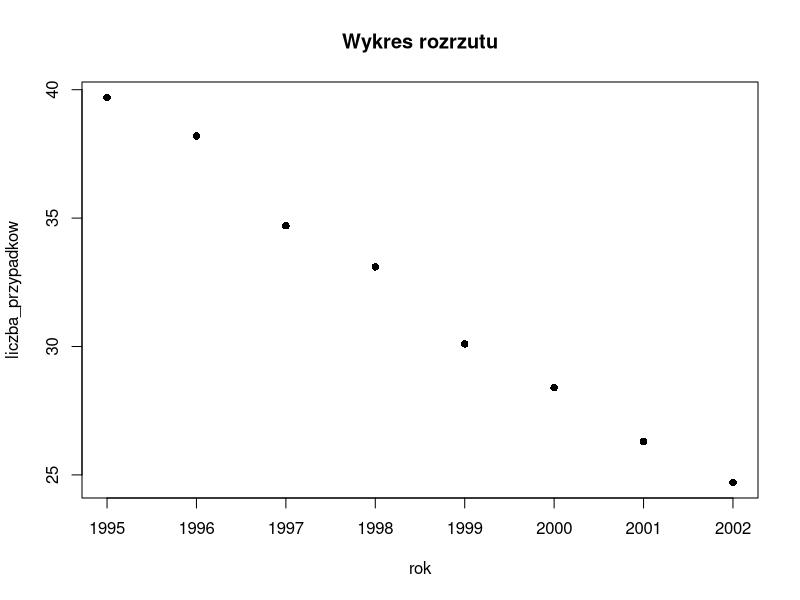
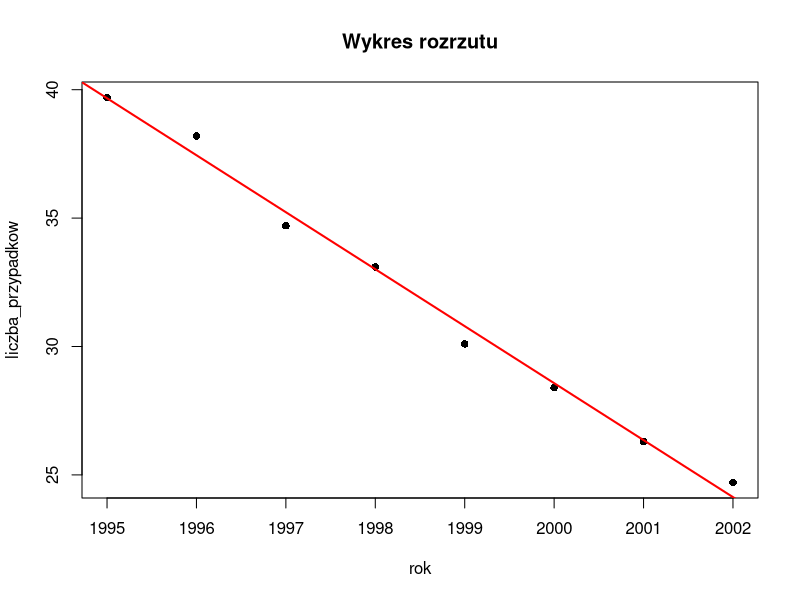
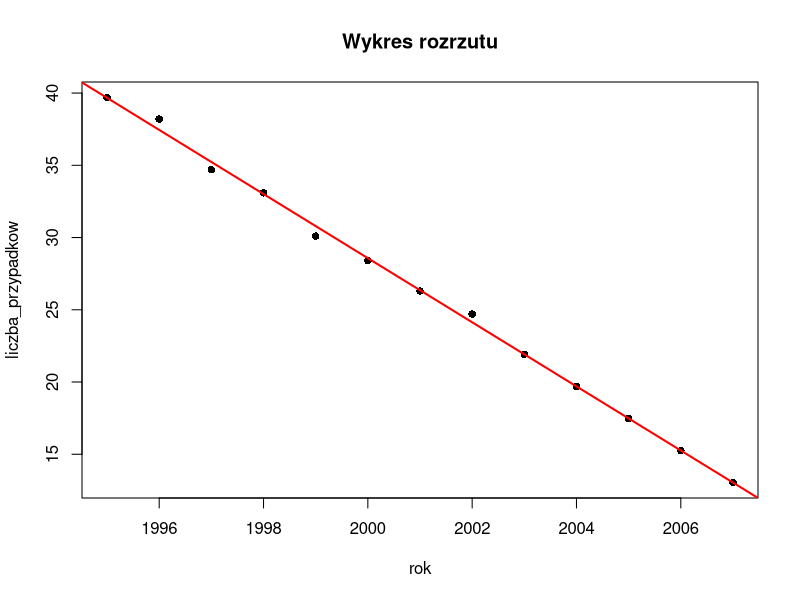

Write R code to recreate these figures, in order.
rok <- c(1995, 1996, 1997, 1998, 1999, 2000, 2001, 2002)
liczba_przypadkow <- c(39.7, 38.2, 34.7, 33.1, 30.1, 28.4, 26.3, 24.7)
data_set <- data.frame(rok = rok, liczba_przypadkow = liczba_przypadkow)

# Wykres rozrzutu
plot(data_set, main = "Wykres rozrzutu", pch = 16)

# lm -> linear models

model <- lm(liczba_przypadkow ~ rok, data = data_set)
# y = -2.219 * x + 4446.667

plot(data_set, main = "Wykres rozrzutu", pch = 16)
abline(model, col = "red", lwd = 2)

# Współczynniki równania
coef(model)
# Przedziały ufności
confint(model)
# Podsumowanie modelu
summary(model)
# Estimate Std. Error t value Pr(>|t|)    
# (Intercept) 4466.66667  163.40805   27.33 1.58e-07 ***
#  rok           -2.21905    0.08177  -27.14 1.65e-07 ***
# Pr(>|t|) jest < 0.05 więć oba współczynniki są istotne

# Predykcja dla lat 2003-2007
future <- data.frame(rok=2003:2007)
predict <- data.frame(stats::predict(model, future, interval = 'prediction'))

new_data_set = data.frame(
  rok = c(rok, 2003:2007),
  liczba_przypadkow = c(liczba_przypadkow, predict$fit)
)
plot(new_data_set, main = "Wykres rozrzutu", pch = 16)
abline(model, col = "red", lwd = 2)